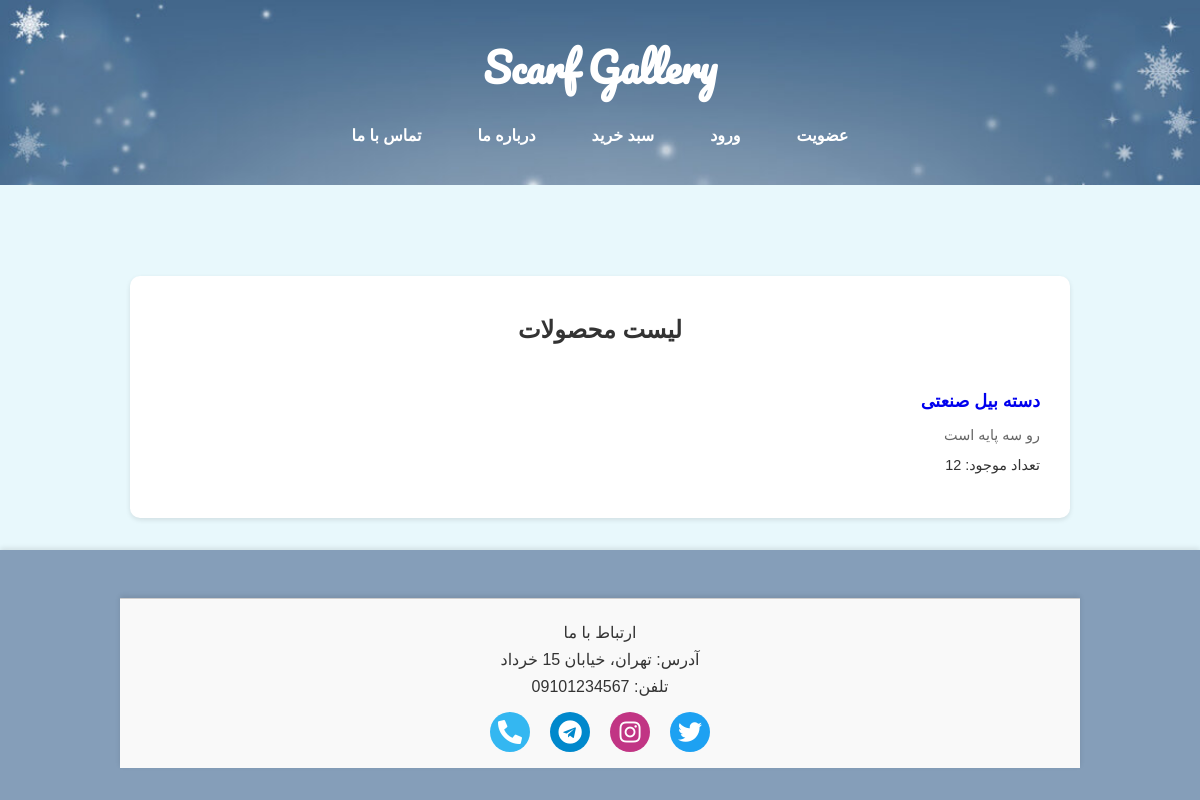
The app's page /index.php/AuthController/productCategorizedList/3 with its own data.
### tables this page shows
CREATE TABLE IF NOT EXISTS `products` (
  `ProductID` int NOT NULL AUTO_INCREMENT,
  `Name` varchar(255) NOT NULL,
  `Description` text,
  `Price` decimal(10,0) NOT NULL,
  `Stock` int DEFAULT '0',
  `CategoryID` int DEFAULT NULL,
  `ImageURL` varchar(255) DEFAULT NULL,
  `CreatedAt` timestamp NOT NULL DEFAULT CURRENT_TIMESTAMP,
  PRIMARY KEY (`ProductID`),
  KEY `CategoryID` (`CategoryID`)
);

### application/controllers/AuthController.php (called while the page is built, shortened)
<?php
class AuthController extends CI_Controller {
    public function productCategorizedList ($categoryID) {
        $this->load->library('session');
        $this->load->model('UserModel');
        $data['products'] = $this->UserModel->productCategorizedList($categoryID);
        $this->load->view('productListPage',$data);
    }
}

### index.php (called while the page is built, shortened)
<?php
require_once BASEPATH.'core/CodeIgniter.php';

### application/models/UserModel.php (called while the page is built, shortened)
<?php
class UserModel extends CI_Model {
    public function productCategorizedList ($categoryID) {
        $sql="select * from products where CategoryID=".$categoryID;
		$query = $this->db->query($sql);
        return $query->result_array();
    }
}

### application/views/productListPage.php (the view, shortened to what this page needs)
<!DOCTYPE html>
<html lang="fa">
<head>
    <link rel="stylesheet" href="<?php echo base_url(); ?>css/style_main.css">
    <link rel="stylesheet" href="<?php echo base_url(); ?>css/style_productlist.css">
    <link rel="stylesheet" href="https://cdnjs.cloudflare.com/ajax/libs/font-awesome/5.15.4/css/all.min.css">
<?php
    if (isset($info)) {
    foreach ($info as $key => $row) {
        if ($row['UserID']==1 || $row['UserID']==2){
            $userID = $row['UserID'];
?>
<title>Scarf Gallery » Admin Panel » Products List</title>
</head>
<body>
    <header class="header">
    <div class="snow"></div>
        <div class="container">
            <a style="color: rgb(255, 255, 255);" href="<?php echo base_url(); ?>">
                <h1 class="logo">Scarf Gallery</h1>
            </a>
            <h3><?php echo $row['FullName']." عزیز خوش آمدید!";?></h3>
            <nav class="nav">
                <a href="<?php echo base_url(); ?>index.php/AuthController/viewRouteControll/insertProduct">درج محصول</a>
                <a href="<?php echo base_url(); ?>index.php/AuthController/productList">ویرایش محصولات</a>
                <a href="<?php echo base_url(); ?>index.php/AuthController/showUserData">ویرایش اطلاعات</a>
                <a href="<?php echo base_url(); ?>index.php/AuthController/showCartItems">سبد خرید</a>
                <a href="<?php echo base_url(); ?>index.php/AuthController/viewRouteControll/about">درباره ما</a>
                <a href="<?php echo base_url(); ?>index.php/AuthController/viewRouteControll/contact">تماس با ما</a>
                <a href="<?php echo base_url(); ?>index.php/AuthController/logOut">خروج</a>
            </nav>
        </div>
    </header>
    <?php
        } else {
    ?>
<title>Scarf Gallery » User Panel » Products List</title>
</head>
<body>
    <header class="header">
        <div class="snow"></div>
        <div class="container">
            <a style="color: rgb(255, 255, 255);" href="<?php echo base_url(); ?>">
                <h1 class="logo">Scarf Gallery</h1>
            </a>
            <h3><?php echo $row['FullName']." عزیز خوش آمدید!";?></h3>
            <nav class="nav">
                <a href="<?php echo base_url(); ?>index.php/AuthController/showUserData">ویرایش اطلاعات</a>
                <a href="<?php echo base_url(); ?>index.php/AuthController/showUserComments">نظرات ثبت شده</a>
                <a href="<?php echo base_url(); ?>index.php/AuthController/showCartItems">سبد خرید</a>
                <a href="<?php echo base_url(); ?>index.php/AuthController/viewRouteControll/about">درباره ما</a>
                <a href="<?php echo base_url(); ?>index.php/AuthController/viewRouteControll/contact">تماس با ما</a>
                <a href="<?php echo base_url(); ?>index.php/AuthController/logOut">خروج</a>
            </nav>
        </div>
    </header>
    <?php
        }
    }
} else {
    ?>
</head>
<body>
    <header class="header">
        <div class="container">
            <a style="color: rgb(255, 255, 255);" href="<?php echo base_url(); ?>">
                    <h1 class="logo">Scarf Gallery</h1>
            </a>
            <nav class="nav">
                <a href="<?php echo base_url(); ?>index.php/AuthController/viewRouteControll/register">عضویت</a>
                <a href="<?php echo base_url(); ?>index.php/AuthController/viewRouteControll/login">ورود</a>
                <a href="<?php echo base_url(); ?>index.php/AuthController/viewRouteControll/login">سبد خرید</a>
                <a href="<?php echo base_url(); ?>index.php/AuthController/viewRouteControll/about">درباره ما</a>
                <a href="<?php echo base_url(); ?>index.php/AuthController/viewRouteControll/contact">تماس با ما</a>
            </nav>
        </div>
    </header>
    <?php
        }
    ?>
    <main class="main">
        <section class="winter-panel">
            <div></br></br></div>
            <div class="product-list">
                <h1 align = "center">لیست  محصولات</h1>
                <?php
                    if (isset($products)) {
                        foreach($products as $key => $row) {
                ?>
                <div class="product-item">
                    <a href = "<?php echo base_url(); ?>index.php/AuthController/showProduct/<?php echo $row['ProductID'];?>" ><div class="product-info">
                        <p class="product-name"><?php echo $row['Name'] ; ?></p>
                        <p class="product-description"><?php echo $row['Description']; ?></p>
                        <p class="product-stock">تعداد موجود: <?php echo $row['Stock']; ?></p>
                    </div></a>
                </div>
                <?php
                        }
                    }
                ?>
                </div>
        </section>
    </main>
  <footer class="footer">
        <div class="container border">
            <p>ارتباط با ما</p>
            <p>آدرس: تهران، خیابان 15 خرداد</p>
            <p>تلفن: 09101234567</p>
            <div class="social-links">
                <a href="https://twitter.com" target="_blank" class="social-icon twitter">
                    <i class="fab fa-twitter"></i>
                </a>
                <a href="https://instagram.com" target="_blank" class="social-icon instagram">
                    <i class="fab fa-instagram"></i>
                </a>
                <a href="https://t.me" target="_blank" class="social-icon telegram">
                    <i class="fab fa-telegram"></i>
                </a>
                <a href="tel:02112345678" class="social-icon phone">
                    <i class="fas fa-phone-alt"></i>
                </a>
            </div>
        </div>
    </footer>
</body>
</html>

### css/style_main.css (style rules this page uses)
body { font-family: 'BNazanin', Arial, sans-serif; margin: 0; padding: 0; direction: rtl; background: #e8f8fc; color: #333; }
.container { width: 80%; max-width: 1200px; margin: 0 auto; }
.main { margin-top: 240px; }
.header { position: fixed; top: 0; left: 0; width: 100%; background-image: url("../pic/bgHeader.jpg"); background-size: cover; color: #ffffff; padding: 2rem 0; text-align: center; z-index: 1000; }
.header .logo { font-family: 'Pacifico', cursive; font-size: 2.5rem; margin: 0; }
.header .nav { display: flex; justify-content: center; gap: 1.5rem; margin-top: 1rem; }
.header .nav a { text-decoration: none; color: #ffffff; font-size: 1rem; padding: 0.5rem 1rem; border-radius: 5px; transition: background-color 0.3s ease; font-weight: bold; }
.footer { background-size: cover; background-color: #859eb9; text-align: center; padding: 2rem 0; margin-top: 2rem; box-shadow: 0 -2px 5px rgba(0, 0, 0, 0.1); }
.footer p { margin: 0.5rem 0; color: #333; }
.border { background-color: #f9f9f9; text-align: center; padding: 1rem 0; margin-top: 1rem; box-shadow: 0 -2px 5px rgba(0, 0, 0, 0.1); border-top: 1px solid #cccccc; }
.social-links { display: flex; justify-content: center; gap: 20px; margin-top: 1rem; }
.social-icon { width: 40px; height: 40px; display: flex; justify-content: center; align-items: center; background-color: #4f899c; color: white; border-radius: 50%; font-size: 1.5rem; transition: all 0.3s ease; }
.social-icon i { font-size: 1.5rem; }
.twitter { background-color: #1DA1F2; }
.instagram { background-color: #C13584; }
.telegram { background-color: #0088cc; }
.phone { background-color: #34b7f1; }
a { text-decoration: none; }

### css/style_productlist.css (style rules this page uses)
body { margin: 0; padding: 0; direction: rtl; background: #e8f8fc; color: #333; font-family: 'BNazanin', Arial, sans-serif; }
.product-list { margin-top: 150px; max-width: 900px; margin: 0 auto; background-color: #fff; border-radius: 10px; box-shadow: 0 2px 5px rgba(0, 0, 0, 0.1); padding: 20px; }
.product-item { display: flex; justify-content: space-between; align-items: center; padding: 10px; border-bottom: 1px solid #ddd; }
.product-item:last-child { border-bottom: none; }
.product-info { flex: 1; }
.product-name { font-size: 1.1rem; font-weight: bold; margin-bottom: 5px; }
.product-description { color: #666; font-size: 0.9rem; margin-bottom: 5px; }
.product-stock { font-size: 0.9rem; color: #333; }

### records on screen
products: Name "دسته بیل صنعتی", Description "رو سه پایه است", Stock "12"
